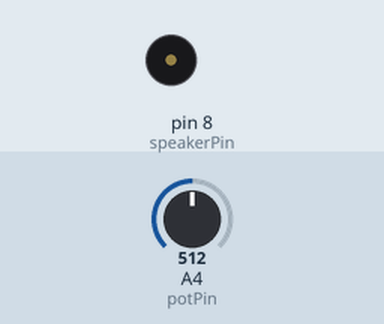
This sketch was run on a simulated Arduino Uno, built with avr-gcc and run on an emulated ATmega328P. On the bench: buzzer (waves = sounding). The inputs (shaded band) are chosen by the test bench; at power-on: A4 (potPin) = 512.

Above: at 1.8 s.
1.9 s: A4 (potPin) set to 0
At 3.3 s:
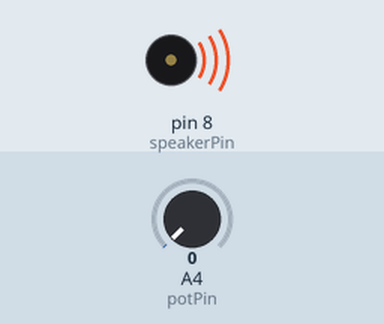
3.6 s: A4 (potPin) set to 11
At 4.3 s:
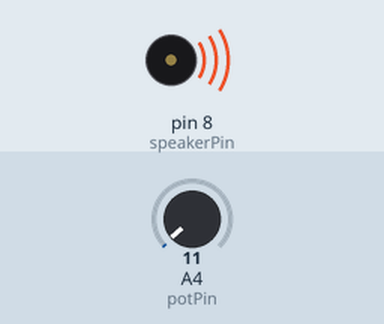
5.1 s: A4 (potPin) set to 15
At 5.8 s:
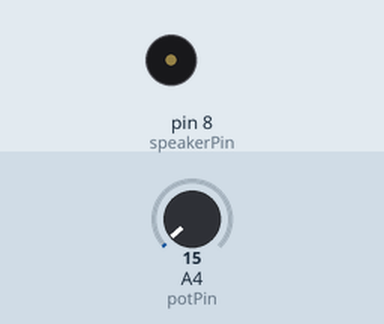
Timing chart, 0 to 8.1 s (numbered marks = the images above; inputs shaded):
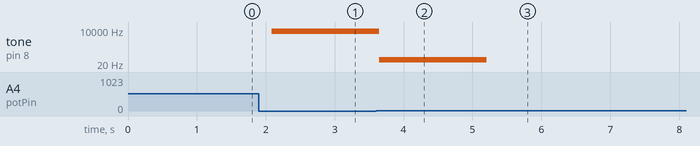

Measured:
- the behaviour switches between 13 and 14 on A4 (potPin) (found by bisection; images 2 and 3)
- after the input at 1.9 s, tone on pin 8 (speakerPin): silent → 8000 Hz after 0.19 s
- after the input at 3.6 s, tone on pin 8 (speakerPin): 8000 Hz → 45 Hz after 0.05 s
- after the input at 5.1 s, tone on pin 8 (speakerPin): 45 Hz → silent after 0.11 s

The sketch:

piezoTest.ino
```cpp
int speakerPin = 8; // control horn pin
int potPin = 4; // control pin adjustable resistor
int value = 0;

void setup() {
  pinMode(speakerPin, OUTPUT);
}

void loop() {
  value = analogRead(potPin); // reading resistor values pin
  digitalWrite(speakerPin, HIGH);
  delay(value); // adjust the speaker sound of the time;
  digitalWrite(speakerPin, LOW);
  delay(value); // adjust the speaker does not ring a time;
}
```
